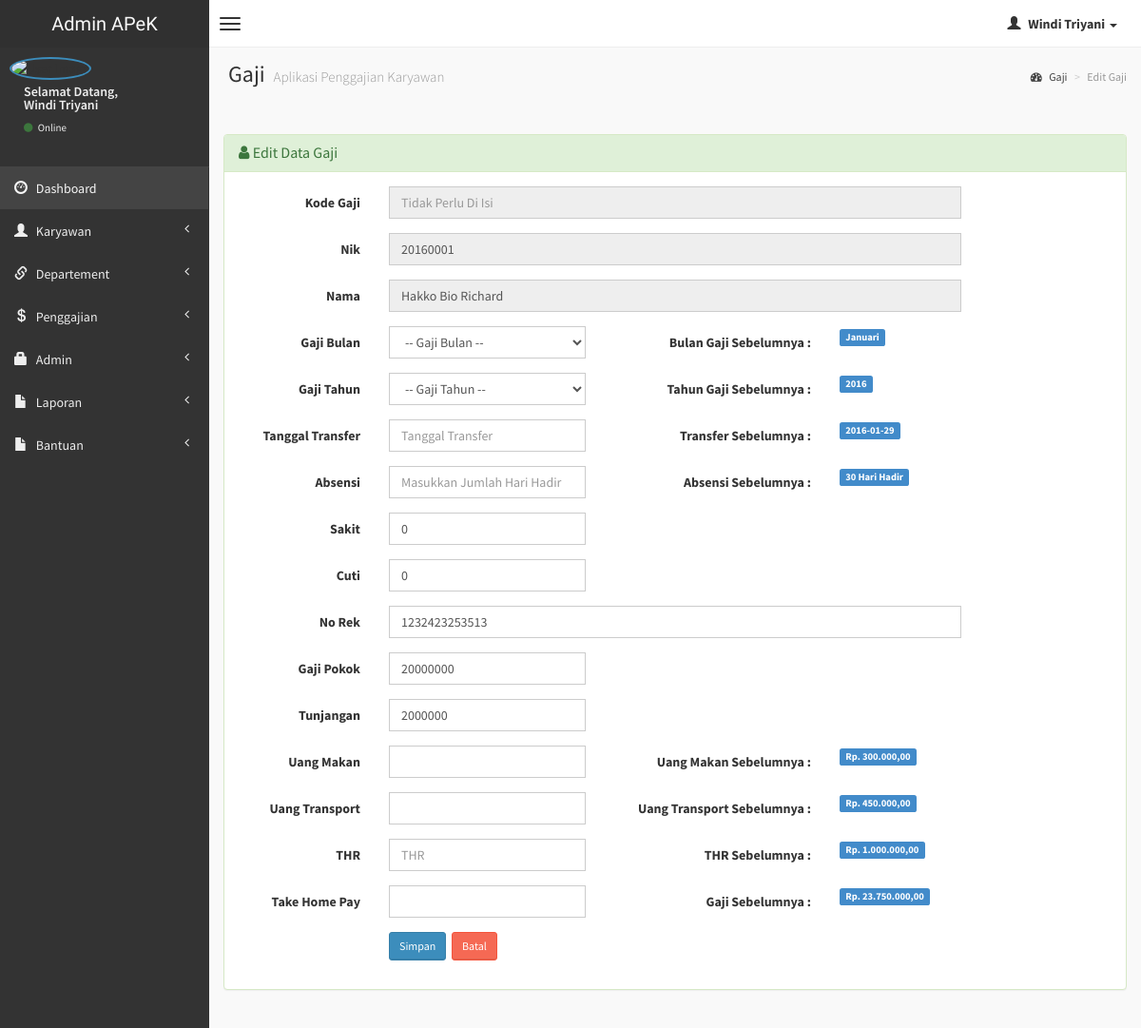
/admin/edit-gaji.php?hal=edit&kd_gaji=1 (signed in), run on the app's committed database.
### tables this page shows
CREATE TABLE `karyawan` (
  `nik` varchar(10) NOT NULL,
  `nama` varchar(50) NOT NULL,
  `alamat` varchar(150) NOT NULL,
  `no_hp` varchar(15) NOT NULL,
  `status` enum('tetap','kontrak','magang','outsource') NOT NULL
);

CREATE TABLE `gajian` (
  `kd_gaji` int(4) NOT NULL,
  `nik` varchar(10) NOT NULL,
  `gaji_bulan` varchar(10) NOT NULL,
  `gaji_tahun` varchar(10) NOT NULL,
  `tgl_transfer` date NOT NULL,
  `absensi` int(2) NOT NULL,
  `sakit` int(2) DEFAULT NULL,
  `cuti` int(2) DEFAULT NULL,
  `no_rek` varchar(25) NOT NULL,
  `gaji` int(10) NOT NULL,
  `tunjangan` int(10) NOT NULL,
  `uang_makan` int(10) NOT NULL,
  `uang_transport` int(10) NOT NULL,
  `thr` int(10) DEFAULT NULL,
  `total` int(10) NOT NULL
);

### admin/edit-gaji.php (the view, shortened to what this page needs)
<?php
if (empty($_SESSION['username'])){
	header('location:../index.php');
} else {
?>
<!DOCTYPE html>
<html>
    <head>
        <link href="../dist/css/bootstrap.css" rel="stylesheet" type="text/css" />
        <link href="//cdnjs.cloudflare.com/ajax/libs/font-awesome/4.1.0/css/font-awesome.min.css" rel="stylesheet" type="text/css" />
        <link href="//code.ionicframework.com/ionicons/1.5.2/css/ionicons.min.css" rel="stylesheet" type="text/css" />
        <link href="../css/morris/morris.css" rel="stylesheet" type="text/css" />
        <link href="../css/jvectormap/jquery-jvectormap-1.2.2.css" rel="stylesheet" type="text/css" />
        <link href="../css/datepicker/datepicker3.css" rel="stylesheet" type="text/css" />
        <link href="../css/daterangepicker/daterangepicker-bs3.css" rel="stylesheet" type="text/css" />
        <link href="../css/bootstrap-wysihtml5/bootstrap3-wysihtml5.min.css" rel="stylesheet" type="text/css" />
        <link href="../css/AdminLTE.css" rel="stylesheet" type="text/css" />
        <link rel="stylesheet" href="datatables/dataTables.bootstrap.css"/>
    </head>
    <body class="skin-black">
        <header class="header">
            <a href="index.php" class="logo">
                Admin APeK
            </a>
            <nav class="navbar navbar-static-top" role="navigation">
                <a href="#" class="navbar-btn sidebar-toggle" data-toggle="offcanvas" role="button">
                    <span class="icon-bar"></span>
                    <span class="icon-bar"></span>
                    <span class="icon-bar"></span>
                </a>
                <div class="navbar-right">
                    <ul class="nav navbar-nav">
                        <li class="dropdown user user-menu">
                            <a href="#" class="dropdown-toggle" data-toggle="dropdown">
                                <i class="glyphicon glyphicon-user"></i>
                                <span><?php echo $_SESSION['fullname']; ?> <i class="caret"></i></span>
                            </a>
<?php } ?>
                        </li>
                    </ul>
                </div>
            </nav>
        </header>
        <div class="wrapper row-offcanvas row-offcanvas-left">
            <aside class="left-side sidebar-offcanvas">
                <section class="sidebar">
                    <div class="user-panel">
                        <div class="pull-left image">
                            <img src="<?php echo $_SESSION['gambar']; ?>" class="img-circle" alt="User Image" style="border: 2px solid #3C8DBC;" />
                        </div>
                        <div class="pull-left info">
                            <p>Selamat Datang,<br /><?php echo $_SESSION['fullname']; ?></p>
                            <a href="#"><i class="fa fa-circle text-success"></i> Online</a>
                        </div>
                    </div>
                    <?php include "menu.php"; ?>
                </section>
            </aside>
            <aside class="right-side">
                <section class="content-header">
                    <h1>
                        Gaji
                        <small>Aplikasi Penggajian Karyawan</small>
                    </h1>
                    <ol class="breadcrumb">
                        <li><a href="#"><i class="fa fa-dashboard"></i> Gaji</a></li>
                        <li class="active">Edit Gaji</li>
                    </ol>
                </section>
                <section class="content">
<?php
            $kd = $_GET['kd_gaji'];
			$sql = mysqli_query($koneksi, "SELECT * FROM gajian WHERE kd_gaji='$kd'");
			if(mysqli_num_rows($sql) == 0){
				header("Location: gaji.php");
			}else{
				$row = mysqli_fetch_assoc($sql);
			}
			?>
                    <br />
                    <div class="row">
                        <div class="col-lg-12">
                        <div class="panel panel-success">
                        <div class="panel-heading">
                        <h3 class="panel-title"><i class="fa fa-user"></i> Edit Data Gaji </h3>
                        </div>
                        <div class="panel-body">
                  <div class="form-panel">
                      <form class="form-horizontal style-form" action="update-gaji.php" method="post" enctype="multipart/form-data" name="transfer" id="form1">
                          <div class="form-group">
                              <label class="col-sm-2 col-sm-2 control-label">Kode Gaji</label>
                              <div class="col-sm-8">
                                  <input name="kd_gaji" type="text" id="kd_gaji" class="form-control" autocomplete="off" placeholder="Tidak Perlu Di Isi" readonly="readonly" />
                              </div>
                          </div>
                          <?php
                          $kode = $row['nik'];
                    $query1="select * from karyawan where nik='$kode'";
                    $tampil=mysqli_query($koneksi, $query1) or die(mysqli_error());
                    while($data=mysqli_fetch_array($tampil))
                    {
                    ?>
                        <div class="form-group">
                              <label class="col-sm-2 col-sm-2 control-label">Nik</label>
                              <div class="col-sm-8">
                                  <input name="nik" type="text" id="nik" value="<?php echo $data['nik']; ?>" class="form-control" autocomplete="off" readonly="readonly" />
                              </div>
                          </div>
                        <div class="form-group">
                              <label class="col-sm-2 col-sm-2 control-label">Nama</label>
                              <div class="col-sm-8">
                                  <input name="" type="text" id="" value="<?php echo $data['nama']; ?>" class="form-control" autocomplete="off" readonly="readonly" />
                              </div>
                          </div> <?php } ?>
                          <div class="form-group">
                              <label class="col-sm-2 col-sm-2 control-label">Gaji Bulan</label>
                              <div class="col-sm-3">
                            <select name="gaji_bulan" class="form-control" required>
							<option value=""> -- Gaji Bulan -- </option>
						    </select>
                              </div>
                              <label class="col-sm-3 col-sm-3 control-label">Bulan Gaji Sebelumnya : </label>
                              <div class="col-sm-3">
                              <span class="label label-primary"><?php echo $row['gaji_bulan'];?></span>
                              </div>
                          </div>
                          <div class="form-group">
                              <label class="col-sm-2 col-sm-2 control-label">Gaji Tahun</label>
                              <div class="col-sm-3">
                            <select name="gaji_tahun" class="form-control" required>
							<option value=""> -- Gaji Tahun -- </option>
						    </select>
                            </div>
                            <label class="col-sm-3 col-sm-3 control-label">Tahun Gaji Sebelumnya : </label>
                              <div class="col-sm-3">
                              <span class="label label-primary"><?php echo $row['gaji_tahun'];?></span>
                              </div>
                          </div>
                          <div class="form-group">
                              <label class="col-sm-2 col-sm-2 control-label">Tanggal Transfer</label>
                              <div class="col-sm-3">
                                  <input name="tgl_transfer" id="tgl_transfer" class="input-group date form-control" data-date="" data-date-format="yyyy-mm-dd" type="text" placeholder="Tanggal Transfer" required />
                              </div>
                              <label class="col-sm-3 col-sm-3 control-label">Transfer Sebelumnya : </label>
                              <div class="col-sm-3">
                              <span class="label label-primary"><?php echo $row['tgl_transfer'];?></span>
                              </div>
                          </div>
                          <div class="form-group">
                              <label class="col-sm-2 col-sm-2 control-label">Absensi</label>
                              <div class="col-sm-3">
                                  <input name="absensi" type="text" id="absensi" class="form-control" autocomplete="off" autofocus="on" onkeyup="hitung_gaji()" onkeydown="hitung_gaji()" onchange="hitung_gaji()" placeholder="Masukkan Jumlah Hari Hadir" required="required"/>
                              </div>
                              <label class="col-sm-3 col-sm-3 control-label">Absensi Sebelumnya : </label>
                              <div class="col-sm-3">
                              <span class="label label-primary"><?php echo $row['absensi']; ?> Hari Hadir</span>
                              </div>
                          </div>
                          <div class="form-group">
                              <label class="col-sm-2 col-sm-2 control-label">Sakit</label>
                              <div class="col-sm-3">
                                  <input name="sakit" type="text" id="sakit" class="form-control" autocomplete="off" value="<?php echo $row['sakit'];?>" required="required"/>
                              </div>
                          </div>
                          <div class="form-group">
                              <label class="col-sm-2 col-sm-2 control-label">Cuti</label>
                              <div class="col-sm-3">
                                  <input name="cuti" type="text" id="cuti" class="form-control" autocomplete="off" value="<?php echo $row['cuti'];?>" required="required"/>
                              </div>
                          </div>
                          <div class="form-group">
                              <label class="col-sm-2 col-sm-2 control-label">No Rek</label>
                              <div class="col-sm-8">
                                  <input name="no_rek" type="text" id="no_rek" class="form-control" autocomplete="off" value="<?php echo $row['no_rek'];?>" required="required"/>
                              </div>
                          </div>
                          <div class="form-group">
                              <label class="col-sm-2 col-sm-2 control-label">Gaji Pokok</label>
                              <div class="col-sm-3">
                            <input name="gaji" type="text" id="gaji" class="form-control" autocomplete="off" value="<?php echo $row['gaji'];?>" autocomplete="off" required />
                            </div>
                          </div>
                          <div class="form-group">
                              <label class="col-sm-2 col-sm-2 control-label">Tunjangan</label>
                              <div class="col-sm-3">
                            <input name="tunjangan" type="text" id="tunjangan" class="form-control" value="<?php echo $row['tunjangan'];?>" autocomplete="off" required />
                            </div>
                          </div>
                          <div class="form-group">
                              <label class="col-sm-2 col-sm-2 control-label">Uang Makan</label>
                              <div class="col-sm-3">
                            <input name="uang_makan" type="text" id="uang_makan" class="form-control" autocomplete="off" required />
                            </div>
                            <label class="col-sm-3 col-sm-3 control-label">Uang Makan Sebelumnya : </label>
                              <div class="col-sm-3">
                              <span class="label label-primary">Rp. <?php echo number_format($row['uang_makan'],2,",",".");?></span>
                              </div>
                          </div>
                          <div class="form-group">
                              <label class="col-sm-2 col-sm-2 control-label">Uang Transport</label>
                              <div class="col-sm-3">
                            <input name="uang_transport" type="text" id="uang_transport" class="form-control" autocomplete="off" required />
                            </div>
                            <label class="col-sm-3 col-sm-3 control-label">Uang Transport Sebelumnya : </label>
                              <div class="col-sm-3">
                              <span class="label label-primary">Rp. <?php echo number_format($row['uang_transport'],2,",",".");?></span>
                              </div>
                          </div>
                          <div class="form-group">
                              <label class="col-sm-2 col-sm-2 control-label">THR</label>
                              <div class="col-sm-3">
                            <input name="thr" type="text" id="thr" class="form-control" autocomplete="off" onkeyup="hitung_gaji()" onkeydown="hitung_gaji()" onchange="hitung_gaji()" placeholder="THR" required />
                            </div>
                            <label class="col-sm-3 col-sm-3 control-label">THR Sebelumnya : </label>
                              <div class="col-sm-3">
                              <span class="label label-primary">Rp. <?php echo number_format($row['thr'],2,",",".");?></span>
                              </div>
                          </div>
                          <div class="form-group">
                              <label class="col-sm-2 col-sm-2 control-label">Take Home Pay</label>
                              <div class="col-sm-3">
                            <input name="total" type="text" id="total" class="form-control" autocomplete="off" required />
                            </div>
                            <label class="col-sm-3 col-sm-3 control-label">Gaji Sebelumnya : </label>
                              <div class="col-sm-3">
                              <span class="label label-primary">Rp. <?php echo number_format($row['total'],2,",",".");?></span>
                              </div>
                          </div>
                          <div class="form-group">
                              <label class="col-sm-2 col-sm-2 control-label"></label>
                              <div class="col-sm-10">
                                  <input type="submit" value="Simpan" class="btn btn-sm btn-primary" />&nbsp;
	                              <a href="gaji.php" class="btn btn-sm btn-danger">Batal </a>
                              </div>
                          </div>
                      </form>
                  </div>
                  </div>
                  </div>
          		</div>
                    </div>
                </section>
            </aside>
        </div>
    </body>
</html>

### data on the page
karyawan: nik "20160001", nama "Hakko Bio Richard"
gajian: gaji_bulan "Januari", gaji_tahun "2016", tgl_transfer "2016-01-29", absensi "30", sakit "0", cuti "0", no_rek "1232423253513", gaji "20000000", tunjangan "2000000", uang_makan "300.000,00", uang_transport "450.000,00", thr "1.000.000,00", total "23.750.000,00"

### other printed values
$_SESSION['fullname'] "Windi Triyani"
